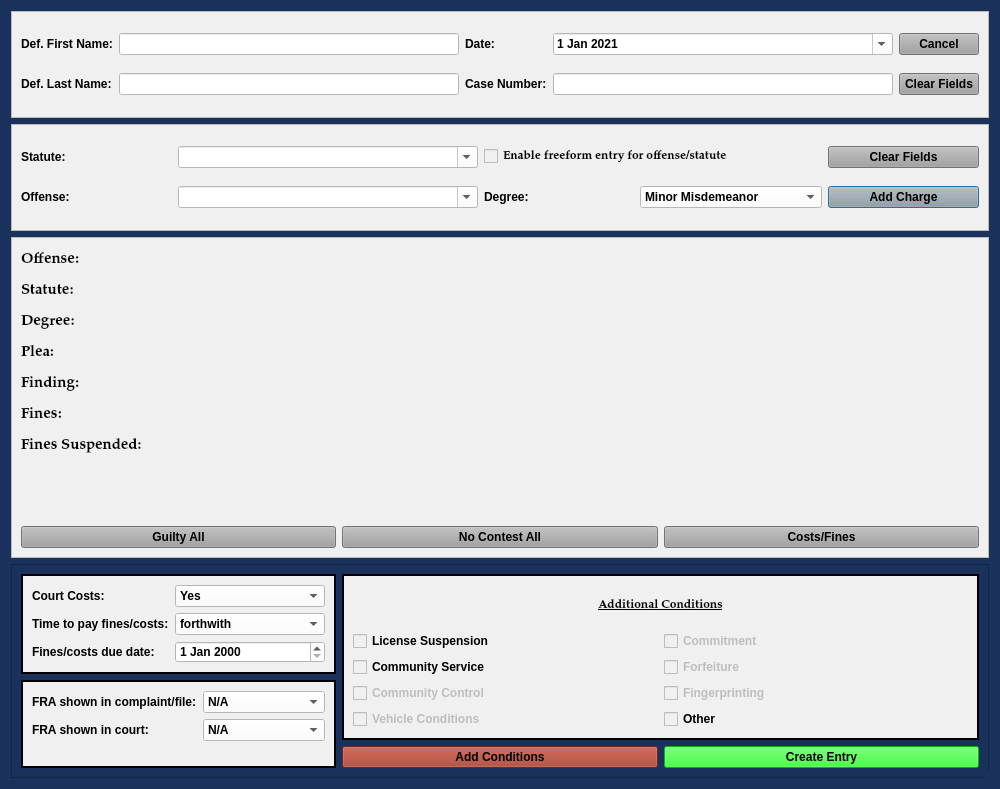
<?xml version="1.0" encoding="UTF-8"?>
<ui version="4.0">
 <class>MinorMisdemeanorDialog</class>
 <widget class="QDialog" name="MinorMisdemeanorDialog">
  <property name="windowModality">
   <enum>Qt::NonModal</enum>
  </property>
  <property name="geometry">
   <rect>
    <x>0</x>
    <y>0</y>
    <width>1000</width>
    <height>789</height>
   </rect>
  </property>
  <property name="sizePolicy">
   <sizepolicy hsizetype="Fixed" vsizetype="Preferred">
    <horstretch>0</horstretch>
    <verstretch>0</verstretch>
   </sizepolicy>
  </property>
  <property name="minimumSize">
   <size>
    <width>0</width>
    <height>0</height>
   </size>
  </property>
  <property name="maximumSize">
   <size>
    <width>2500</width>
    <height>3500</height>
   </size>
  </property>
  <property name="palette">
   <palette>
    <active>
     <colorrole role="Button">
      <brush brushstyle="SolidPattern">
       <color alpha="255">
        <red>25</red>
        <green>49</green>
        <blue>91</blue>
       </color>
      </brush>
     </colorrole>
     <colorrole role="Base">
      <brush brushstyle="SolidPattern">
       <color alpha="255">
        <red>25</red>
        <green>49</green>
        <blue>91</blue>
       </color>
      </brush>
     </colorrole>
     <colorrole role="Window">
      <brush brushstyle="SolidPattern">
       <color alpha="255">
        <red>25</red>
        <green>49</green>
        <blue>91</blue>
       </color>
      </brush>
     </colorrole>
    </active>
    <inactive>
     <colorrole role="Button">
      <brush brushstyle="SolidPattern">
       <color alpha="255">
        <red>25</red>
        <green>49</green>
        <blue>91</blue>
       </color>
      </brush>
     </colorrole>
     <colorrole role="Base">
      <brush brushstyle="SolidPattern">
       <color alpha="255">
        <red>25</red>
        <green>49</green>
        <blue>91</blue>
       </color>
      </brush>
     </colorrole>
     <colorrole role="Window">
      <brush brushstyle="SolidPattern">
       <color alpha="255">
        <red>25</red>
        <green>49</green>
        <blue>91</blue>
       </color>
      </brush>
     </colorrole>
    </inactive>
    <disabled>
     <colorrole role="Button">
      <brush brushstyle="SolidPattern">
       <color alpha="255">
        <red>25</red>
        <green>49</green>
        <blue>91</blue>
       </color>
      </brush>
     </colorrole>
     <colorrole role="Base">
      <brush brushstyle="SolidPattern">
       <color alpha="255">
        <red>25</red>
        <green>49</green>
        <blue>91</blue>
       </color>
      </brush>
     </colorrole>
     <colorrole role="Window">
      <brush brushstyle="SolidPattern">
       <color alpha="255">
        <red>25</red>
        <green>49</green>
        <blue>91</blue>
       </color>
      </brush>
     </colorrole>
    </disabled>
   </palette>
  </property>
  <property name="font">
   <font>
    <family>Palatino Linotype</family>
    <pointsize>11</pointsize>
    <weight>75</weight>
    <italic>false</italic>
    <bold>true</bold>
   </font>
  </property>
  <property name="windowTitle">
   <string>Minor Misdemeanor Case Information</string>
  </property>
  <property name="toolTip">
   <string/>
  </property>
  <property name="styleSheet">
   <string notr="true">background-color: rgb(25, 49, 91);
font: 75 11pt &quot;Palatino Linotype&quot;;
font-weight: bold;</string>
  </property>
  <property name="sizeGripEnabled">
   <bool>true</bool>
  </property>
  <property name="modal">
   <bool>true</bool>
  </property>
  <layout class="QVBoxLayout" name="verticalLayout" stretch="1,1,3,2">
   <item>
    <widget class="QFrame" name="frame_2">
     <property name="styleSheet">
      <string notr="true">background-color: rgb(240, 240, 240);</string>
     </property>
     <property name="frameShape">
      <enum>QFrame::StyledPanel</enum>
     </property>
     <property name="frameShadow">
      <enum>QFrame::Raised</enum>
     </property>
     <layout class="QGridLayout" name="gridLayout">
      <item row="1" column="0">
       <widget class="QLabel" name="label_2">
        <property name="text">
         <string>Def. Last Name:</string>
        </property>
       </widget>
      </item>
      <item row="1" column="2">
       <widget class="QLabel" name="label_3">
        <property name="text">
         <string>Case Number:</string>
        </property>
       </widget>
      </item>
      <item row="1" column="3">
       <widget class="QLineEdit" name="case_number_lineEdit">
        <property name="maximumSize">
         <size>
          <width>500</width>
          <height>16777215</height>
         </size>
        </property>
        <property name="styleSheet">
         <string notr="true">background-color: rgb(255, 255, 255);</string>
        </property>
       </widget>
      </item>
      <item row="0" column="0">
       <widget class="QLabel" name="label">
        <property name="text">
         <string>Def. First Name:</string>
        </property>
       </widget>
      </item>
      <item row="1" column="4">
       <widget class="QPushButton" name="clear_fields_case_Button">
        <property name="focusPolicy">
         <enum>Qt::NoFocus</enum>
        </property>
        <property name="styleSheet">
         <string notr="true">background-color: rgb(160, 160, 160);</string>
        </property>
        <property name="text">
         <string>Clear Fields</string>
        </property>
       </widget>
      </item>
      <item row="0" column="4">
       <widget class="QPushButton" name="cancel_Button">
        <property name="focusPolicy">
         <enum>Qt::NoFocus</enum>
        </property>
        <property name="styleSheet">
         <string notr="true">background-color: rgb(160, 160, 160);</string>
        </property>
        <property name="text">
         <string>Cancel</string>
        </property>
       </widget>
      </item>
      <item row="0" column="3">
       <widget class="QDateEdit" name="plea_trial_date">
        <property name="focusPolicy">
         <enum>Qt::NoFocus</enum>
        </property>
        <property name="styleSheet">
         <string notr="true">background-color: rgb(255, 255, 255);</string>
        </property>
        <property name="minimumDate">
         <date>
          <year>2021</year>
          <month>1</month>
          <day>1</day>
         </date>
        </property>
        <property name="calendarPopup">
         <bool>true</bool>
        </property>
        <property name="date">
         <date>
          <year>2021</year>
          <month>1</month>
          <day>1</day>
         </date>
        </property>
       </widget>
      </item>
      <item row="1" column="1">
       <widget class="QLineEdit" name="defendant_last_name_lineEdit">
        <property name="enabled">
         <bool>true</bool>
        </property>
        <property name="styleSheet">
         <string notr="true">background-color: rgb(255, 255, 255);</string>
        </property>
       </widget>
      </item>
      <item row="0" column="1">
       <widget class="QLineEdit" name="defendant_first_name_lineEdit">
        <property name="maximumSize">
         <size>
          <width>500</width>
          <height>16777215</height>
         </size>
        </property>
        <property name="styleSheet">
         <string notr="true">background-color: rgb(255, 255, 255);</string>
        </property>
       </widget>
      </item>
      <item row="0" column="2">
       <widget class="QLabel" name="label_26">
        <property name="text">
         <string>Date:</string>
        </property>
       </widget>
      </item>
     </layout>
    </widget>
   </item>
   <item>
    <widget class="QFrame" name="frame_3">
     <property name="styleSheet">
      <string notr="true">background-color: rgb(240, 240, 240);</string>
     </property>
     <property name="frameShape">
      <enum>QFrame::StyledPanel</enum>
     </property>
     <property name="frameShadow">
      <enum>QFrame::Raised</enum>
     </property>
     <layout class="QGridLayout" name="gridLayout_2">
      <item row="0" column="0">
       <widget class="QLabel" name="label_6">
        <property name="text">
         <string>Statute:</string>
        </property>
       </widget>
      </item>
      <item row="1" column="1">
       <widget class="QComboBox" name="offense_choice_box">
        <property name="minimumSize">
         <size>
          <width>300</width>
          <height>0</height>
         </size>
        </property>
        <property name="styleSheet">
         <string notr="true">background-color: rgb(255, 255, 255);</string>
        </property>
        <property name="editable">
         <bool>true</bool>
        </property>
       </widget>
      </item>
      <item row="1" column="2">
       <widget class="QLabel" name="label_23">
        <property name="text">
         <string>Degree:</string>
        </property>
       </widget>
      </item>
      <item row="0" column="1">
       <widget class="QComboBox" name="statute_choice_box">
        <property name="enabled">
         <bool>true</bool>
        </property>
        <property name="minimumSize">
         <size>
          <width>300</width>
          <height>0</height>
         </size>
        </property>
        <property name="focusPolicy">
         <enum>Qt::WheelFocus</enum>
        </property>
        <property name="styleSheet">
         <string notr="true">background-color: rgb(255, 255, 255);</string>
        </property>
        <property name="editable">
         <bool>true</bool>
        </property>
       </widget>
      </item>
      <item row="1" column="0">
       <widget class="QLabel" name="label_15">
        <property name="text">
         <string>Offense:</string>
        </property>
       </widget>
      </item>
      <item row="0" column="4">
       <widget class="QPushButton" name="clear_fields_charge_Button">
        <property name="focusPolicy">
         <enum>Qt::NoFocus</enum>
        </property>
        <property name="styleSheet">
         <string notr="true">background-color: rgb(160, 160, 160);</string>
        </property>
        <property name="text">
         <string>Clear Fields</string>
        </property>
       </widget>
      </item>
      <item row="1" column="3">
       <widget class="QComboBox" name="degree_choice_box">
        <property name="enabled">
         <bool>true</bool>
        </property>
        <property name="focusPolicy">
         <enum>Qt::NoFocus</enum>
        </property>
        <property name="styleSheet">
         <string notr="true">background-color: rgb(255, 255, 255);</string>
        </property>
        <item>
         <property name="text">
          <string>Minor Misdemeanor</string>
         </property>
        </item>
        <item>
         <property name="text">
          <string>M1</string>
         </property>
        </item>
        <item>
         <property name="text">
          <string>M2</string>
         </property>
        </item>
        <item>
         <property name="text">
          <string>M3</string>
         </property>
        </item>
        <item>
         <property name="text">
          <string>M4</string>
         </property>
        </item>
        <item>
         <property name="text">
          <string>Unclassified Misdemeanor</string>
         </property>
        </item>
       </widget>
      </item>
      <item row="1" column="4">
       <widget class="QPushButton" name="add_charge_Button">
        <property name="styleSheet">
         <string notr="true">background-color: rgb(160, 160, 160);</string>
        </property>
        <property name="text">
         <string>Add Charge</string>
        </property>
       </widget>
      </item>
      <item row="0" column="2" colspan="2">
       <widget class="QCheckBox" name="freeform_entry_checkBox">
        <property name="font">
         <font>
          <family>Palatino Linotype</family>
          <pointsize>9</pointsize>
          <weight>9</weight>
          <italic>false</italic>
          <bold>false</bold>
         </font>
        </property>
        <property name="focusPolicy">
         <enum>Qt::NoFocus</enum>
        </property>
        <property name="styleSheet">
         <string notr="true">font: 75 9pt &quot;Palatino Linotype&quot;;</string>
        </property>
        <property name="text">
         <string>Enable freeform entry for offense/statute</string>
        </property>
       </widget>
      </item>
     </layout>
    </widget>
   </item>
   <item>
    <widget class="QFrame" name="frame">
     <property name="styleSheet">
      <string notr="true">background-color: rgb(240, 240, 240);</string>
     </property>
     <property name="frameShape">
      <enum>QFrame::StyledPanel</enum>
     </property>
     <property name="frameShadow">
      <enum>QFrame::Raised</enum>
     </property>
     <layout class="QVBoxLayout" name="verticalLayout_2">
      <item>
       <layout class="QGridLayout" name="gridLayout_3">
        <item row="0" column="0" colspan="3">
         <layout class="QGridLayout" name="charges_gridLayout">
          <item row="4" column="0">
           <widget class="QLabel" name="label_14">
            <property name="font">
             <font>
              <family>Palatino Linotype</family>
              <pointsize>11</pointsize>
              <weight>75</weight>
              <italic>false</italic>
              <bold>true</bold>
             </font>
            </property>
            <property name="text">
             <string>Finding:</string>
            </property>
           </widget>
          </item>
          <item row="3" column="0">
           <widget class="QLabel" name="plea_label_1">
            <property name="font">
             <font>
              <family>Palatino Linotype</family>
              <pointsize>11</pointsize>
              <weight>75</weight>
              <italic>false</italic>
              <bold>true</bold>
             </font>
            </property>
            <property name="text">
             <string>Plea:</string>
            </property>
           </widget>
          </item>
          <item row="0" column="0">
           <widget class="QLabel" name="offense_label_1">
            <property name="font">
             <font>
              <family>Palatino Linotype</family>
              <pointsize>11</pointsize>
              <weight>75</weight>
              <italic>false</italic>
              <bold>true</bold>
             </font>
            </property>
            <property name="text">
             <string>Offense:</string>
            </property>
            <property name="wordWrap">
             <bool>true</bool>
            </property>
           </widget>
          </item>
          <item row="1" column="0">
           <widget class="QLabel" name="label_19">
            <property name="font">
             <font>
              <family>Palatino Linotype</family>
              <pointsize>11</pointsize>
              <weight>75</weight>
              <italic>false</italic>
              <bold>true</bold>
             </font>
            </property>
            <property name="text">
             <string>Statute:</string>
            </property>
           </widget>
          </item>
          <item row="5" column="0">
           <widget class="QLabel" name="label_17">
            <property name="font">
             <font>
              <family>Palatino Linotype</family>
              <pointsize>11</pointsize>
              <weight>75</weight>
              <italic>false</italic>
              <bold>true</bold>
             </font>
            </property>
            <property name="text">
             <string>Fines:</string>
            </property>
           </widget>
          </item>
          <item row="7" column="0">
           <widget class="QLabel" name="label_4">
            <property name="text">
             <string/>
            </property>
           </widget>
          </item>
          <item row="2" column="0">
           <widget class="QLabel" name="label_20">
            <property name="font">
             <font>
              <family>Palatino Linotype</family>
              <pointsize>11</pointsize>
              <weight>75</weight>
              <italic>false</italic>
              <bold>true</bold>
             </font>
            </property>
            <property name="text">
             <string>Degree:</string>
            </property>
           </widget>
          </item>
          <item row="6" column="0">
           <widget class="QLabel" name="label_10">
            <property name="font">
             <font>
              <family>Palatino Linotype</family>
              <pointsize>11</pointsize>
              <weight>75</weight>
              <italic>false</italic>
              <bold>true</bold>
             </font>
            </property>
            <property name="text">
             <string>Fines Suspended:</string>
            </property>
           </widget>
          </item>
          <item row="8" column="0">
           <widget class="QLabel" name="label_5">
            <property name="text">
             <string/>
            </property>
           </widget>
          </item>
         </layout>
        </item>
        <item row="1" column="0">
         <widget class="QPushButton" name="guilty_all_Button">
          <property name="focusPolicy">
           <enum>Qt::NoFocus</enum>
          </property>
          <property name="styleSheet">
           <string notr="true">background-color: rgb(160, 160, 160);</string>
          </property>
          <property name="text">
           <string>Guilty All</string>
          </property>
         </widget>
        </item>
        <item row="1" column="1">
         <widget class="QPushButton" name="no_contest_all_Button">
          <property name="focusPolicy">
           <enum>Qt::NoFocus</enum>
          </property>
          <property name="styleSheet">
           <string notr="true">background-color: rgb(160, 160, 160);</string>
          </property>
          <property name="text">
           <string>No Contest All</string>
          </property>
         </widget>
        </item>
        <item row="1" column="2">
         <widget class="QPushButton" name="costs_and_fines_Button">
          <property name="focusPolicy">
           <enum>Qt::NoFocus</enum>
          </property>
          <property name="styleSheet">
           <string notr="true">background-color: rgb(160, 160, 160);</string>
          </property>
          <property name="text">
           <string>Costs/Fines</string>
          </property>
          <property name="flat">
           <bool>false</bool>
          </property>
         </widget>
        </item>
       </layout>
      </item>
     </layout>
    </widget>
   </item>
   <item>
    <widget class="QFrame" name="frame_4">
     <property name="styleSheet">
      <string notr="true">background-color: rgb(25, 49, 91);</string>
     </property>
     <property name="frameShape">
      <enum>QFrame::StyledPanel</enum>
     </property>
     <property name="frameShadow">
      <enum>QFrame::Raised</enum>
     </property>
     <layout class="QGridLayout" name="gridLayout_4">
      <item row="0" column="0">
       <widget class="QFrame" name="frame_5">
        <property name="styleSheet">
         <string notr="true">background-color: rgb(240, 240, 240);</string>
        </property>
        <property name="frameShape">
         <enum>QFrame::Box</enum>
        </property>
        <property name="frameShadow">
         <enum>QFrame::Plain</enum>
        </property>
        <property name="lineWidth">
         <number>2</number>
        </property>
        <layout class="QFormLayout" name="formLayout">
         <item row="0" column="0">
          <widget class="QLabel" name="label_11">
           <property name="text">
            <string>Court Costs:</string>
           </property>
          </widget>
         </item>
         <item row="0" column="1">
          <widget class="QComboBox" name="court_costs_box">
           <property name="styleSheet">
            <string notr="true">background-color: rgb(255, 255, 255);</string>
           </property>
           <item>
            <property name="text">
             <string>Yes</string>
            </property>
           </item>
           <item>
            <property name="text">
             <string>No</string>
            </property>
           </item>
          </widget>
         </item>
         <item row="1" column="0">
          <widget class="QLabel" name="label_9">
           <property name="text">
            <string>Time to pay fines/costs:</string>
           </property>
          </widget>
         </item>
         <item row="1" column="1">
          <widget class="QComboBox" name="ability_to_pay_box">
           <property name="styleSheet">
            <string notr="true">background-color: rgb(255, 255, 255);</string>
           </property>
           <item>
            <property name="text">
             <string>forthwith</string>
            </property>
           </item>
           <item>
            <property name="text">
             <string>within 30 days</string>
            </property>
           </item>
           <item>
            <property name="text">
             <string>within 60 days</string>
            </property>
           </item>
           <item>
            <property name="text">
             <string>within 90 days</string>
            </property>
           </item>
          </widget>
         </item>
         <item row="2" column="0">
          <widget class="QLabel" name="label_18">
           <property name="text">
            <string>Fines/costs due date:</string>
           </property>
          </widget>
         </item>
         <item row="2" column="1">
          <widget class="QDateEdit" name="balance_due_date">
           <property name="styleSheet">
            <string notr="true">background-color: rgb(255, 255, 255);</string>
           </property>
          </widget>
         </item>
        </layout>
       </widget>
      </item>
      <item row="0" column="1" rowspan="2" colspan="2">
       <widget class="QFrame" name="frame_6">
        <property name="styleSheet">
         <string notr="true">background-color: rgb(240, 240, 240);
font: 75 9pt &quot;Palatino Linotype&quot;;
font-weight: bold;</string>
        </property>
        <property name="frameShape">
         <enum>QFrame::Box</enum>
        </property>
        <property name="frameShadow">
         <enum>QFrame::Plain</enum>
        </property>
        <property name="lineWidth">
         <number>2</number>
        </property>
        <layout class="QGridLayout" name="gridLayout_6">
         <item row="0" column="0">
          <widget class="QLabel" name="label_24">
           <property name="font">
            <font>
             <family>Palatino Linotype</family>
             <pointsize>9</pointsize>
             <weight>75</weight>
             <italic>false</italic>
             <bold>true</bold>
             <underline>true</underline>
            </font>
           </property>
           <property name="text">
            <string>Additional Conditions</string>
           </property>
           <property name="alignment">
            <set>Qt::AlignCenter</set>
           </property>
          </widget>
         </item>
         <item row="1" column="0">
          <layout class="QGridLayout" name="gridLayout_5">
           <item row="0" column="0">
            <widget class="QCheckBox" name="license_suspension_checkBox">
             <property name="text">
              <string>License Suspension</string>
             </property>
            </widget>
           </item>
           <item row="0" column="1">
            <widget class="QCheckBox" name="checkBox_4">
             <property name="enabled">
              <bool>false</bool>
             </property>
             <property name="focusPolicy">
              <enum>Qt::NoFocus</enum>
             </property>
             <property name="text">
              <string>Commitment</string>
             </property>
            </widget>
           </item>
           <item row="1" column="0">
            <widget class="QCheckBox" name="community_service_checkBox">
             <property name="text">
              <string>Community Service</string>
             </property>
            </widget>
           </item>
           <item row="1" column="1">
            <widget class="QCheckBox" name="checkBox_5">
             <property name="enabled">
              <bool>false</bool>
             </property>
             <property name="focusPolicy">
              <enum>Qt::NoFocus</enum>
             </property>
             <property name="text">
              <string>Forfeiture</string>
             </property>
            </widget>
           </item>
           <item row="2" column="0">
            <widget class="QCheckBox" name="community_control_checkBox">
             <property name="enabled">
              <bool>false</bool>
             </property>
             <property name="text">
              <string>Community Control</string>
             </property>
            </widget>
           </item>
           <item row="2" column="1">
            <widget class="QCheckBox" name="checkBox_3">
             <property name="enabled">
              <bool>false</bool>
             </property>
             <property name="focusPolicy">
              <enum>Qt::NoFocus</enum>
             </property>
             <property name="text">
              <string>Fingerprinting</string>
             </property>
            </widget>
           </item>
           <item row="3" column="0">
            <widget class="QCheckBox" name="checkBox_7">
             <property name="enabled">
              <bool>false</bool>
             </property>
             <property name="focusPolicy">
              <enum>Qt::NoFocus</enum>
             </property>
             <property name="text">
              <string>Vehicle Conditions</string>
             </property>
            </widget>
           </item>
           <item row="3" column="1">
            <widget class="QCheckBox" name="other_conditions_checkBox">
             <property name="enabled">
              <bool>true</bool>
             </property>
             <property name="focusPolicy">
              <enum>Qt::NoFocus</enum>
             </property>
             <property name="text">
              <string>Other</string>
             </property>
            </widget>
           </item>
          </layout>
         </item>
        </layout>
       </widget>
      </item>
      <item row="1" column="0" rowspan="2">
       <widget class="QFrame" name="frame_7">
        <property name="styleSheet">
         <string notr="true">background-color: rgb(240, 240, 240);</string>
        </property>
        <property name="frameShape">
         <enum>QFrame::Box</enum>
        </property>
        <property name="frameShadow">
         <enum>QFrame::Plain</enum>
        </property>
        <property name="lineWidth">
         <number>2</number>
        </property>
        <layout class="QFormLayout" name="formLayout_2">
         <item row="0" column="0">
          <widget class="QLabel" name="label_21">
           <property name="text">
            <string>FRA shown in complaint/file:</string>
           </property>
          </widget>
         </item>
         <item row="0" column="1">
          <widget class="QComboBox" name="fra_in_file_box">
           <property name="styleSheet">
            <string notr="true">background-color: rgb(255, 255, 255);</string>
           </property>
           <item>
            <property name="text">
             <string>N/A</string>
            </property>
           </item>
           <item>
            <property name="text">
             <string>Yes</string>
            </property>
           </item>
           <item>
            <property name="text">
             <string>No</string>
            </property>
           </item>
          </widget>
         </item>
         <item row="1" column="0">
          <widget class="QLabel" name="label_22">
           <property name="text">
            <string>FRA shown in court:</string>
           </property>
          </widget>
         </item>
         <item row="1" column="1">
          <widget class="QComboBox" name="fra_in_court_box">
           <property name="styleSheet">
            <string notr="true">background-color: rgb(255, 255, 255);</string>
           </property>
           <item>
            <property name="text">
             <string>N/A</string>
            </property>
           </item>
           <item>
            <property name="text">
             <string>Yes</string>
            </property>
           </item>
           <item>
            <property name="text">
             <string>No</string>
            </property>
           </item>
          </widget>
         </item>
        </layout>
       </widget>
      </item>
      <item row="2" column="1">
       <widget class="QPushButton" name="add_conditions_Button">
        <property name="styleSheet">
         <string notr="true">background-color: rgb(157, 53, 36);</string>
        </property>
        <property name="text">
         <string>Add Conditions</string>
        </property>
        <property name="autoDefault">
         <bool>false</bool>
        </property>
       </widget>
      </item>
      <item row="2" column="2">
       <widget class="QPushButton" name="create_entry_Button">
        <property name="styleSheet">
         <string notr="true">background-color: rgb(0, 255, 0);</string>
        </property>
        <property name="text">
         <string>Create Entry</string>
        </property>
        <property name="autoDefault">
         <bool>false</bool>
        </property>
       </widget>
      </item>
     </layout>
    </widget>
   </item>
  </layout>
 </widget>
 <tabstops>
  <tabstop>defendant_first_name_lineEdit</tabstop>
  <tabstop>defendant_last_name_lineEdit</tabstop>
  <tabstop>case_number_lineEdit</tabstop>
  <tabstop>statute_choice_box</tabstop>
  <tabstop>offense_choice_box</tabstop>
  <tabstop>add_charge_Button</tabstop>
  <tabstop>court_costs_box</tabstop>
  <tabstop>ability_to_pay_box</tabstop>
  <tabstop>balance_due_date</tabstop>
  <tabstop>fra_in_file_box</tabstop>
  <tabstop>fra_in_court_box</tabstop>
  <tabstop>license_suspension_checkBox</tabstop>
  <tabstop>community_service_checkBox</tabstop>
  <tabstop>community_control_checkBox</tabstop>
  <tabstop>add_conditions_Button</tabstop>
  <tabstop>create_entry_Button</tabstop>
 </tabstops>
 <resources/>
 <connections/>
 <slots>
  <slot>create_entry()</slot>
  <slot>continue_dialog()</slot>
  <slot>close_window()</slot>
  <slot>set_dialog()</slot>
  <slot>update_case_information()</slot>
  <slot>ovi_dialog()</slot>
  <slot>sentencing_dialog()</slot>
  <slot>proceed_to_sentencing()</slot>
  <slot>proceed_to_ovi()</slot>
  <slot>add_charge()</slot>
  <slot>set_statute()</slot>
  <slot>set_pay_date()</slot>
  <slot>amend_offense()</slot>
  <slot>set_offense()</slot>
  <slot>add_charge_to_view()</slot>
  <slot>delete_charge()</slot>
  <slot>delete_charge_from_view()</slot>
  <slot>close_event()</slot>
  <slot>set_fra_in_file()</slot>
  <slot>set_fra_in_court()</slot>
  <slot>start_add_conditions_dialog()</slot>
  <slot>start_amend_offense_dialog()</slot>
 </slots>
</ui>
